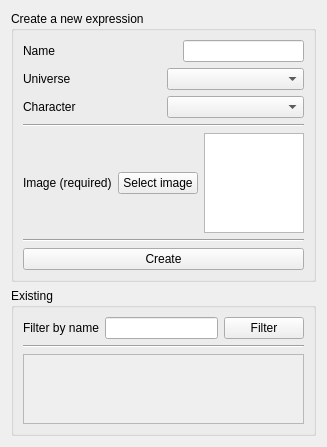
      <widget class="QWidget" name="expressions">
       <attribute name="title">
        <string>Expressions</string>
       </attribute>
       <layout class="QVBoxLayout" name="verticalLayout_18">
        <item>
         <widget class="QGroupBox" name="groupBox_6">
          <property name="sizePolicy">
           <sizepolicy hsizetype="Maximum" vsizetype="Maximum">
            <horstretch>0</horstretch>
            <verstretch>0</verstretch>
           </sizepolicy>
          </property>
          <property name="title">
           <string>Create a new expression</string>
          </property>
          <layout class="QVBoxLayout" name="verticalLayout_20">
           <item>
            <layout class="QVBoxLayout" name="verticalLayout_19">
             <item>
              <layout class="QHBoxLayout" name="horizontalLayout_34">
               <item>
                <widget class="QLabel" name="label_23">
                 <property name="text">
                  <string>Name</string>
                 </property>
                </widget>
               </item>
               <item>
                <spacer name="horizontalSpacer_6">
                 <property name="orientation">
                  <enum>Qt::Orientation::Horizontal</enum>
                 </property>
                 <property name="sizeHint" stdset="0">
                  <size>
                   <width>40</width>
                   <height>20</height>
                  </size>
                 </property>
                </spacer>
               </item>
               <item>
                <widget class="QLineEdit" name="lineEdit_6"/>
               </item>
              </layout>
             </item>
             <item>
              <layout class="QHBoxLayout" name="horizontalLayout_35">
               <item>
                <widget class="QLabel" name="label_24">
                 <property name="text">
                  <string>Universe</string>
                 </property>
                </widget>
               </item>
               <item>
                <widget class="QComboBox" name="comboBox_12"/>
               </item>
              </layout>
             </item>
             <item>
              <layout class="QHBoxLayout" name="horizontalLayout_36">
               <item>
                <widget class="QLabel" name="label_25">
                 <property name="text">
                  <string>Character</string>
                 </property>
                </widget>
               </item>
               <item>
                <widget class="QComboBox" name="comboBox_13"/>
               </item>
              </layout>
             </item>
             <item>
              <widget class="Line" name="line_16">
               <property name="orientation">
                <enum>Qt::Orientation::Horizontal</enum>
               </property>
              </widget>
             </item>
             <item>
              <layout class="QHBoxLayout" name="horizontalLayout_37">
               <item>
                <widget class="QLabel" name="label_26">
                 <property name="text">
                  <string>Image (required)</string>
                 </property>
                </widget>
               </item>
               <item>
                <widget class="QPushButton" name="pushButton_7">
                 <property name="text">
                  <string>Select image</string>
                 </property>
                </widget>
               </item>
               <item>
                <widget class="QGraphicsView" name="graphicsView_10">
                 <property name="sizePolicy">
                  <sizepolicy hsizetype="Fixed" vsizetype="Fixed">
                   <horstretch>0</horstretch>
                   <verstretch>0</verstretch>
                  </sizepolicy>
                 </property>
                 <property name="maximumSize">
                  <size>
                   <width>100</width>
                   <height>100</height>
                  </size>
                 </property>
                </widget>
               </item>
              </layout>
             </item>
             <item>
              <widget class="Line" name="line_17">
               <property name="orientation">
                <enum>Qt::Orientation::Horizontal</enum>
               </property>
              </widget>
             </item>
             <item>
              <widget class="QPushButton" name="pushButton_6">
               <property name="text">
                <string>Create</string>
               </property>
              </widget>
             </item>
            </layout>
           </item>
          </layout>
         </widget>
        </item>
        <item>
         <widget class="QGroupBox" name="groupBox_7">
          <property name="title">
           <string>Existing</string>
          </property>
          <layout class="QVBoxLayout" name="verticalLayout_22">
           <item>
            <layout class="QVBoxLayout" name="verticalLayout_21">
             <item>
              <layout class="QHBoxLayout" name="horizontalLayout_33">
               <item>
                <widget class="QLabel" name="label_22">
                 <property name="text">
                  <string>Filter by name</string>
                 </property>
                </widget>
               </item>
               <item>
                <widget class="QLineEdit" name="lineEdit_5"/>
               </item>
               <item>
                <widget class="QPushButton" name="pushButton_58">
                 <property name="text">
                  <string>Filter</string>
                 </property>
                </widget>
               </item>
              </layout>
             </item>
             <item>
              <widget class="Line" name="line_19">
               <property name="orientation">
                <enum>Qt::Orientation::Horizontal</enum>
               </property>
              </widget>
             </item>
             <item>
              <widget class="QScrollArea" name="scrollArea_3">
               <property name="widgetResizable">
                <bool>true</bool>
               </property>
               <widget class="QWidget" name="scrollAreaWidgetContents_5">
                <property name="geometry">
                 <rect>
                  <x>0</x>
                  <y>0</y>
                  <width>1338</width>
                  <height>473</height>
                 </rect>
                </property>
               </widget>
              </widget>
             </item>
            </layout>
           </item>
          </layout>
         </widget>
        </item>
       </layout>
      </widget>
